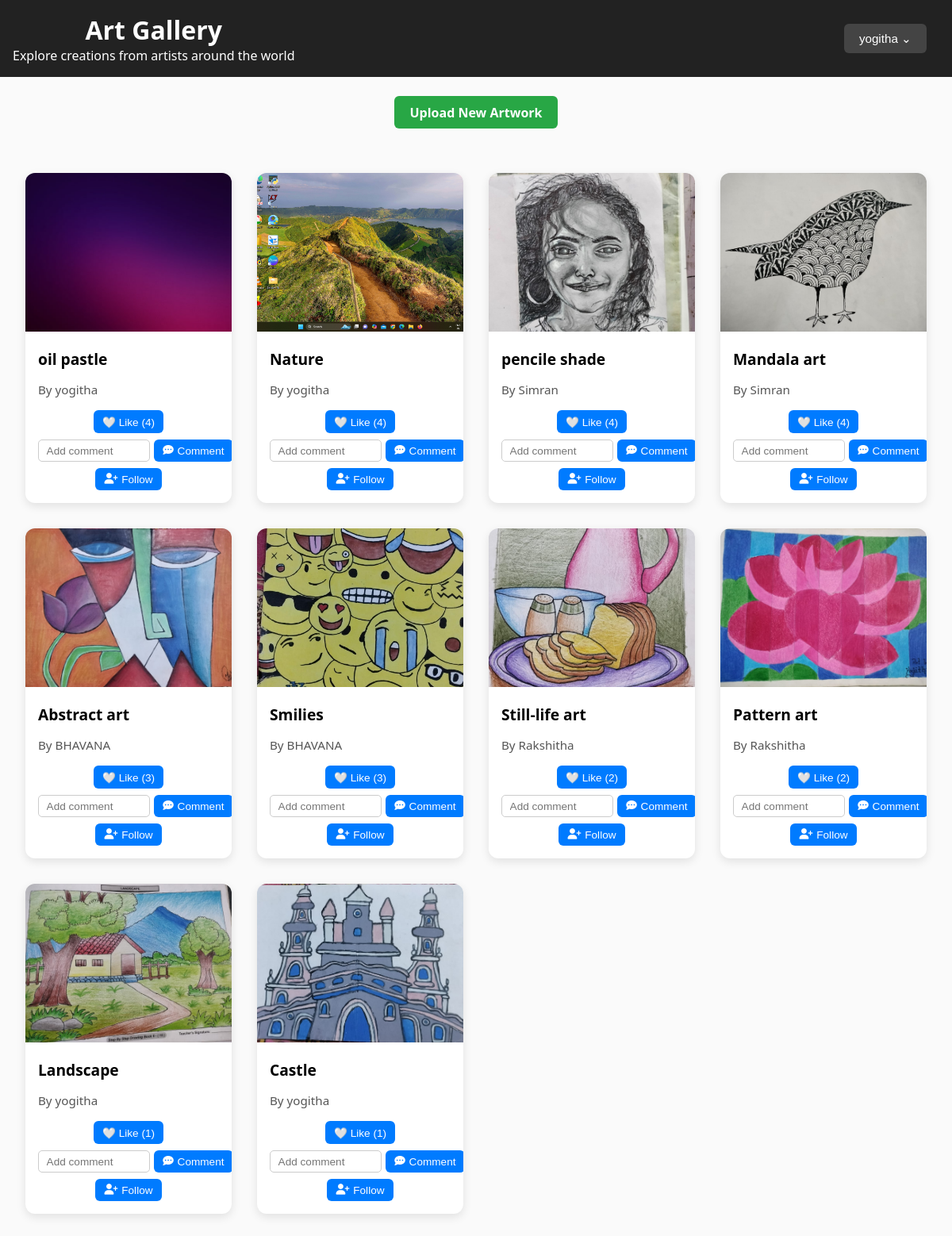
The app's page /gallery/ (signed in) with its own data.
### gallery/models.py (models this page shows, shortened)
class Artwork(models.Model):
    title = models.CharField(max_length=100)
    description = models.TextField(blank=True)
    image = models.ImageField(upload_to='artworks/')
    artist = models.ForeignKey(User, on_delete=models.CASCADE, related_name='artworks')
    likes = models.ManyToManyField(User, related_name='liked_artworks', blank=True)
    created_at = models.DateTimeField(auto_now_add=True)

### gallery/views.py (the view)
# urls.py: path('', views.gallery_view, name='gallery'),
@login_required
def gallery_view(request):
    artworks = Artwork.objects.all()
    return render(request, 'gallery/gallery.html', {'artworks': artworks})

### gallery/templates/gallery/gallery.html (shortened to what this page needs)
<!DOCTYPE html>
<html lang="en">
<head>
    <link rel="stylesheet" href="https://cdnjs.cloudflare.com/ajax/libs/font-awesome/6.5.0/css/all.min.css">
</head>
<body>
    <header>
        <div style="display: flex; justify-content: space-between; align-items: center;">
            <div>
                <h1 style="margin: 0;">Art Gallery</h1>
                <p style="margin: 0;">Explore creations from artists around the world</p>
            </div>
            {% if user.is_authenticated %}
            <div class="dashboard">
                <button class="dashboard-button">{{ user.username }} ⌄</button>
            </div>
            {% endif %}
        </div>
    </header>
    <div style="text-align: center; margin: 1.5rem;">
        <a href="{% url 'gallery:upload' %}" style="
            display: inline-block;
            background-color: #28a745;
            color: white;
            padding: 0.6rem 1.2rem;
            text-decoration: none;
            border-radius: 6px;
            font-weight: bold;
        ">Upload New Artwork</a>
    </div>
    <div class="gallery-container">
        {% for artwork in artworks %}
        <div class="art-card">
            <img src="{{ artwork.image.url }}" alt="Artwork" class="art-image">
            <div class="art-details">
                <h3 class="art-title">{{ artwork.title }}</h3>
                <p class="artist-name">By {{ artwork.artist.username }}</p>
                <div class="interactions">
                    <form action="{% url 'gallery:like_artwork' artwork.id %}" method="post">
                        <button type="submit">
                            {% if artwork.liked_by_user %}
                                ❤️ Unlike
                            {% else %}
                                🤍 Like
                            {% endif %}
                            ({{ artwork.likes.count }})
                        </button>
                    </form>
                    <form method="post" action="{% url 'gallery:comment_artwork' artwork.id %}">
                        <input type="text" name="comment" placeholder="Add comment" style="width:120px;" required>
                        <button type="submit"><i class="fas fa-comment-dots"></i> Comment</button>
                    </form>
                    <form method="post" action="{% url 'gallery:follow_artist' artwork.artist.id %}">
                        <button type="submit">
                            {% if artwork.followed_by_user %}
                                <i class="fas fa-user-minus"></i> Unfollow
                            {% else %}
                                <i class="fas fa-user-plus"></i> Follow
                            {% endif %}
                        </button>
                    </form>
                </div>
            </div>
        </div>
        {% empty %}
        <p>No artworks found. Be the first to share your creation!</p>
        {% endfor %}
    </div>
</body>
</html>

### gallery/templates/gallery/gallery.html (style rules this page uses)
body { font-family: 'Segoe UI', Tahoma, Geneva, Verdana, sans-serif; background-color: #fafafa; margin: 0; padding: 0; }
header { background-color: #222; color: white; padding: 1rem; text-align: center; }
h1 { margin: 0; }
.gallery-container { padding: 2rem; display: grid; grid-template-columns: repeat(auto-fit, minmax(250px, 1fr)); gap: 2rem; max-width: 1200px; margin: 0 auto; }
.art-card { background-color: white; border-radius: 12px; box-shadow: 0 4px 12px rgba(0,0,0,0.1); overflow: hidden; transition: transform 0.2s ease; }
.art-image { width: 100%; height: 200px; object-fit: cover; }
.art-details { padding: 1rem; text-align: left; }
.art-title { font-size: 1.2rem; margin: 0 0 0.5rem 0; }
.artist-name { font-size: 0.95rem; color: #555; margin-bottom: 1rem; }
.interactions { display: flex; justify-content: space-around; align-items: center; margin-top: 1rem; gap: 0.5rem; flex-wrap: wrap; }
.interactions form { display: flex; align-items: center; gap: 0.3rem; }
.interactions button { background-color: #007BFF; color: white; border: none; padding: 0.4rem 0.7rem; border-radius: 6px; cursor: pointer; font-size: 0.85rem; display: flex; align-items: center; transition: background-color 0.2s ease; }
.interactions button i { margin-right: 0.3rem; }
.interactions input[type="text"] { padding: 0.35rem 0.6rem; border: 1px solid #ccc; border-radius: 5px; font-size: 0.85rem; width: 180px; }
.dashboard { position: relative; display: inline-block; margin-right: 1rem; }
.dashboard-button { background-color: #444; color: white; padding: 0.6rem 1.2rem; border: none; border-radius: 6px; cursor: pointer; font-size: 0.95rem; }

### records on screen
Artwork: image (picture), title "oil pastle", artist.username "yogitha", likes.count "4"
Artwork: image (picture), title "Nature", artist.username "yogitha", likes.count "4"
Artwork: image (picture), title "pencile shade", artist.username "Simran", likes.count "4"
Artwork: image (picture), title "Mandala art", artist.username "Simran", likes.count "4"
Artwork: image (picture), title "Abstract art", artist.username "BHAVANA", likes.count "3"
Artwork: image (picture), title "Smilies", artist.username "BHAVANA", likes.count "3"
Artwork: image (picture), title "Still-life art", artist.username "Rakshitha", likes.count "2"
Artwork: image (picture), title "Pattern art", artist.username "Rakshitha", likes.count "2"
Artwork: image (picture), title "Landscape", artist.username "yogitha", likes.count "1"
Artwork: image (picture), title "Castle", artist.username "yogitha", likes.count "1"

### other values on screen
{{ user.username }} "yogitha"
